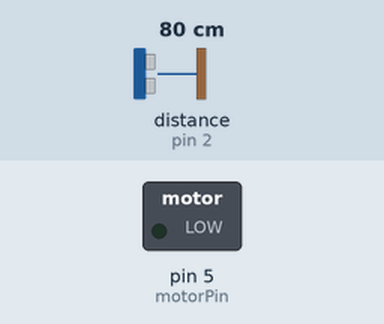
Recording of a sketch running on a simulated Arduino Uno, built with avr-gcc and run on an emulated ATmega328P. Shown: switched loads named in the sketch (green lamp = pin HIGH). Wiring (inferred from the names in the program): ultrasonic range finder: trigger pin 2; echo pin 2. The test bench sets the inputs (shaded band); at power-on: distance to the obstacle (sensor on pin 2) 80 cm. The echo pulse lasts 58.3 µs per cm.

Above: at 1.2 s.
1.3 s: distance to the obstacle (sensor on pin 2) set to 62 cm
2.8 s: distance to the obstacle (sensor on pin 2) set to 54 cm
At 3.4 s:
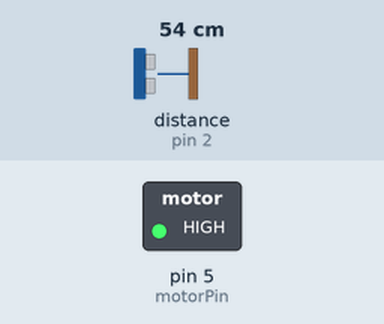
4.3 s: distance to the obstacle (sensor on pin 2) set to 60 cm
At 5.5 s:
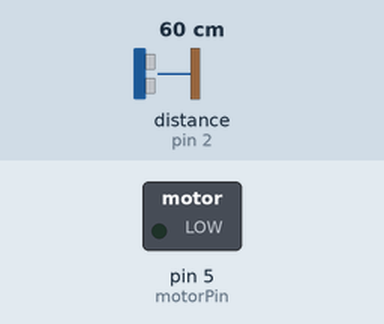
5.8 s: distance to the obstacle (sensor on pin 2) set to 2 cm
At 6.4 s:
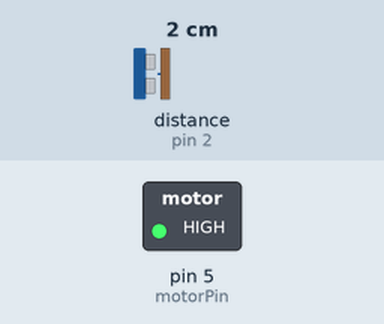
Timing chart, 0 to 8.3 s (numbered marks = the images above; inputs shaded):
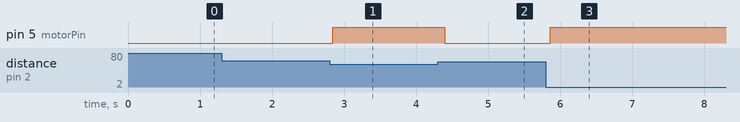

Measured:
- the behaviour switches between 60 and 59 cm on distance to the obstacle (sensor on pin 2) (found by bisection; images 0 and 1)
- after the input at 1.3 s, every drawn part: stays the same
- after the input at 2.8 s, pin 5 (motorPin): LOW → HIGH at once
- after the input at 4.3 s, pin 5 (motorPin): HIGH → LOW after 0.10 s
- after the input at 5.8 s, pin 5 (motorPin): LOW → HIGH after 0.06 s

The sketch:

stalker_guard.ino
```cpp
/*
 stalkerguard.pde - Shake if something comes near
 (c) Kimmo Karvinen & Tero Karvinen http://botbook.com
 updated 2010 &#8211; Joe Saavedra; based on code by David A. Mellis and Tom Igoe
 */
const int pingPin = 2;
const int motorPin = 5;
long int duration, distanceInches, distanceCm;
int limitCm = 60;

void setup()
{
  pinMode(motorPin, OUTPUT);
}

void loop()
{
  pinMode(pingPin, OUTPUT);
  digitalWrite(pingPin, LOW);
  delayMicroseconds(2);
  digitalWrite(pingPin, HIGH);
  delayMicroseconds(5);
  digitalWrite(pingPin, LOW);

  pinMode(pingPin, INPUT);
  duration = pulseIn(pingPin, HIGH);

  distanceInches = microsecondsToInches(duration);
  distanceCm = microsecondsToCentimeters(duration);

  checkLimit();
  delay(100);
}

void checkLimit()
{
  if (distanceCm < limitCm){
    digitalWrite(motorPin, HIGH);
  } else {
    digitalWrite(motorPin, LOW);
  }
}

long microsecondsToInches(long microseconds)
{
  return microseconds / 74 / 2;
}

long microsecondsToCentimeters(long microseconds)
{
  return microseconds / 29 / 2;
}
```
